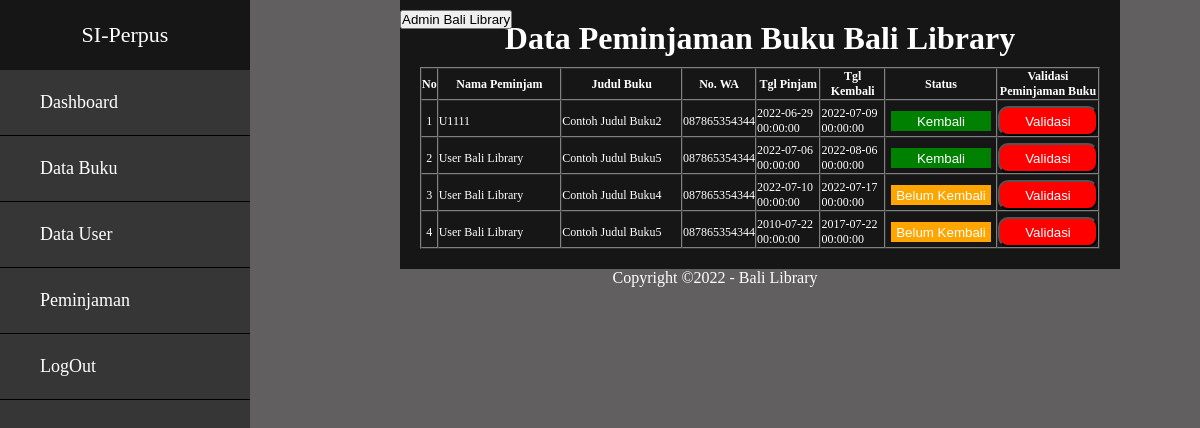
Page /admin/data-pinjam.php (signed in) on the committed database.
### tables this page shows
CREATE TABLE IF NOT EXISTS `tb_user` (
  `id` int(11) NOT NULL AUTO_INCREMENT,
  `nama` varchar(50) DEFAULT NULL,
  `username` varchar(50) DEFAULT NULL,
  `password` varchar(50) DEFAULT NULL,
  `no_wa` varchar(50) DEFAULT NULL,
  `level` varchar(50) DEFAULT NULL,
  PRIMARY KEY (`id`)
);

CREATE TABLE IF NOT EXISTS `tb_pinjam` (
  `id` int(11) NOT NULL AUTO_INCREMENT,
  `judul_p` varchar(50) DEFAULT NULL,
  `nama_p` varchar(50) DEFAULT NULL,
  `no_wa_p` varchar(50) DEFAULT NULL,
  `tgl_p` timestamp NULL DEFAULT CURRENT_TIMESTAMP,
  `tgl_k` timestamp NULL DEFAULT CURRENT_TIMESTAMP,
  `status` int(11) DEFAULT NULL,
  PRIMARY KEY (`id`)
);

### admin/sesi-admin.php (called while the page is built, shortened)
<?php
include '../db.php';
$query = mysqli_query($conn, "SELECT * FROM tb_user WHERE id = '" . $_SESSION['id'] . "'");
$dlogin = mysqli_fetch_object($query);

### admin/data-pinjam.php (the view, shortened to what this page needs)
<?php
include '../db.php';
include '../admin/sesi-admin.php';
?>
<!DOCTYPE html>
<html>
<head>
    <link rel="stylesheet" href="../style.css">
</head>
<body>
    <div class="container">
        <div class="sidebar">
            <header>SI-Perpus</header>
            <ul>
                <li><a href="index.php" id="dashboard">Dashboard</a></li>
                <li><a href="../buku/data-buku.php" id="dbuku">Data Buku</a></li>
                <li><a href="data-user.php" id="duser">Data User</a></li>
                <li><a href="data-pinjam.php" id="pinjam">Peminjaman</a></li>
                <li><a href="../logout.php">LogOut</a></li>
            </ul>
        </div>
        <div class="top">
            <button><?php echo $dlogin->nama ?></button>
        </div>
        <div class="section">
            <div class="container">
                <div class="box">
                    <h1>Data Peminjaman Buku Bali Library</h1>
                    <div class="box-table">
                        <div class="font-pinjam">
                            <table border="1px" cellspacing="0">
                                <thead>
                                    <tr>
                                        <th width="1%" align="center">No</th>
                                        <th width="20%" align="center">Nama Peminjam</th>
                                        <th width="20%" align="center">Judul Buku</th>
                                        <th width="10%" align="center">No. WA</th>
                                        <th width="10%" align="center">Tgl Pinjam</th>
                                        <th width="10%" align="center">Tgl Kembali</th>
                                        <th width="10%" align="center">Status</th>
                                        <th width="10%" align="center">Validasi Peminjaman Buku</th>
                                    </tr>
                                </thead>
                                <tbody>
                                    <?php
                                    include '../db.php';
                                    $no = 1;
                                    $dataP = mysqli_query($conn, "SELECT * FROM tb_pinjam ORDER BY id");
                                    while ($row = mysqli_fetch_array($dataP)) {
                                    ?>
                                    <tr>
                                        <td align="center"><?php echo $no++ ?></td>
                                        <td><?php echo $row['nama_p'] ?></td>
                                        <td><?php echo $row['judul_p'] ?></td>
                                        <td><?php echo $row['no_wa_p'] ?></td>
                                        <td><?php echo $row['tgl_p'] ?></td>
                                        <td><?php echo $row['tgl_k'] ?></td>
                                        <td>
                                            <?php
                                                if ($row['status'] == 0) {
                                                    echo '<button class="btn-status-belum">Belum Kembali</button>';
                                                } else {
                                                    echo '<button class="btn-status-kembali">Kembali</button>';
                                                }
                                                ?>
                                        </td>
                                        <td align="center">
                                            <a href="validasi.php?id=<?php echo $row['id'] ?>"><button name="validasi"
                                                    class="btn-kbl">Validasi
                                                </button></a>
                                        </td>
                                    </tr>
                                    <?php } ?>
                                </tbody>
                            </table>
                        </div>
                    </div>
                </div>
            </div>
        </div>
        <footer>
            <div class="Copyright">Copyright &copy;2022 - Bali Library</div>
        </footer>
</body>
</html>

### style.css (style rules this page uses)
* { margin: 0px; padding: 0px; }
footer { text-align: center; color: white; padding-left: 230px; text-align: center; }
a { text-decoration: none; color: white; }
body { background: #615F5F; }
.top { position: absolute; margin: 10px 10px 10px 400px; color: white; text-align: center; }
.container { width: 100%; }
.sidebar { position: fixed; left: 0px; width: 250px; height: 100%; background: #373636; }
.sidebar header { font-size: 22px; color: white; line-height: 70px; text-align: center; background: #171616; }
.sidebar ul a { display: block; height: 100%; width: 100%; line-height: 65px; font-size: 18px; color: white; padding-left: 40px; box-sizing: border-box; border-bottom: 1px solid black; transition: .4s; text-decoration: none; }
.section { width: 60%; height: 100%; background: #171616; background-position: center; margin-left: 400px; }
.box { padding: 10px; color: white; }
.box::after { content: ''; clear: both; display: block; }
.box-table { padding: 10px; }
.font-pinjam { font-size: 12px; }
.box h1 { text-align: center; margin-top: 10px; }
thead { text-align: left; }
tbody tr td { padding-top: 5px; }
.btn-kbl { color: white; text-align: center; width: 100px; height: 30px; background:red; border-radius: 10px; }
.btn-status-belum { margin: 5px; width: 100px; text-align: center; height: 20px; background: orange; color: white; border: none; }
.btn-status-kembali { margin: 5px; width: 100px; text-align: center; height: 20px; background: green; color: white; border: none; }

### rows in the picture
tb_user: nama "Admin Bali Library"
tb_pinjam: nama_p "U1111", judul_p "Contoh Judul Buku2", no_wa_p "087865354344", tgl_p "2022-06-29 00:00:00", tgl_k "2022-07-09 00:00:00", status "Kembali"
tb_pinjam: nama_p "User Bali Library", judul_p "Contoh Judul Buku5", no_wa_p "087865354344", tgl_p "2022-07-06 00:00:00", tgl_k "2022-08-06 00:00:00", status "Kembali"
tb_pinjam: nama_p "User Bali Library", judul_p "Contoh Judul Buku4", no_wa_p "087865354344", tgl_p "2022-07-10 00:00:00", tgl_k "2022-07-17 00:00:00", status "Belum Kembali"
tb_pinjam: nama_p "User Bali Library", judul_p "Contoh Judul Buku5", no_wa_p "087865354344", tgl_p "2010-07-22 00:00:00", tgl_k "2017-07-22 00:00:00", status "Belum Kembali"
